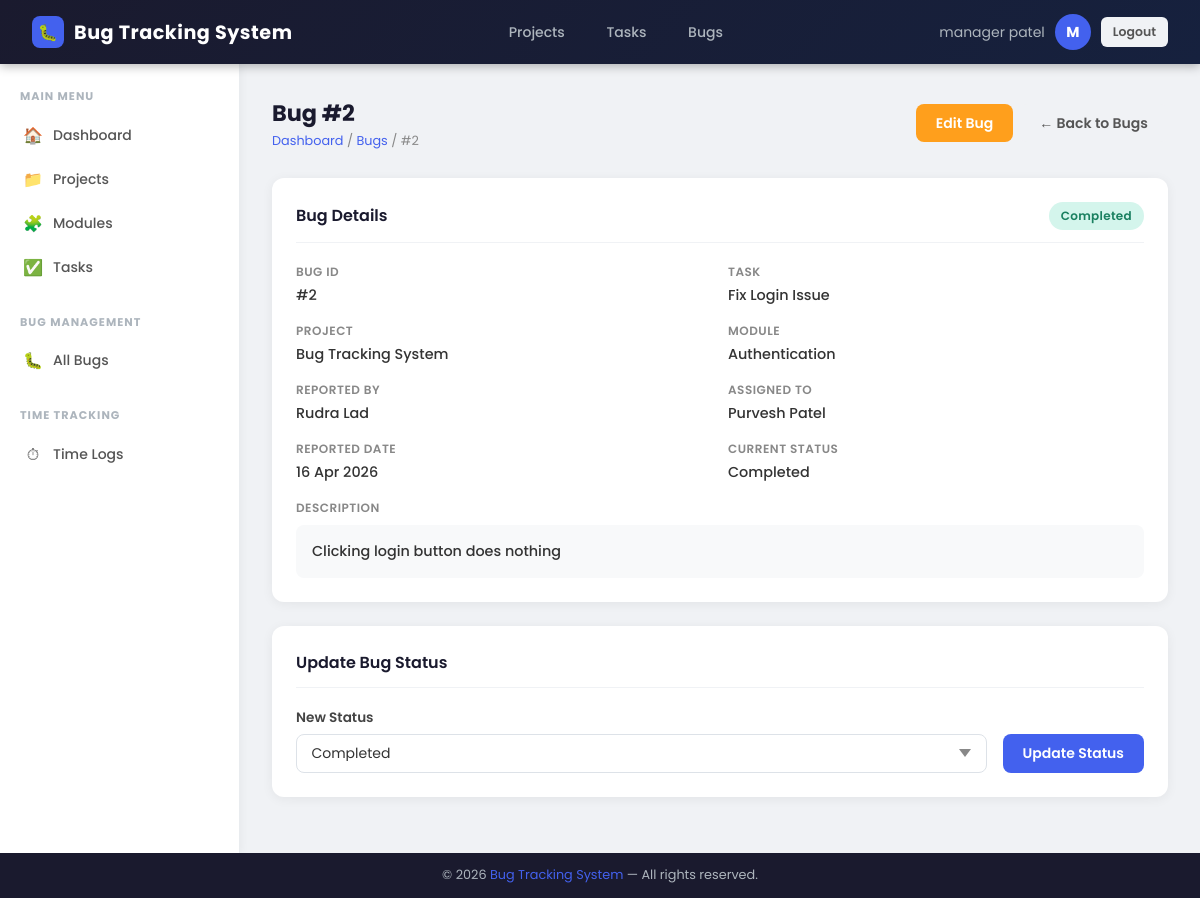
/bugs/2/detail/ (signed in), run on the app's committed database.
### core/models.py (models this page shows, shortened)
class User(AbstractBaseUser,PermissionsMixin):
    class Meta:
        permissions = [
            ('can_staff', 'Can staff'),
        ]
    groups = models.ManyToManyField(
        Group,
        verbose_name=('groups'),
        blank=True,
        help_text=('The groups this user belongs to. A user will get all permissions granted to each of their groups.'),
        related_name="core_user_set",
        related_query_name="core_user",
    )
    user_permissions = models.ManyToManyField(
        Permission,
        verbose_name=('user permissions'),
        blank=True,
        help_text=('Specific permissions for this user.'),
        related_name="core_user_set",
        related_query_name="core_user",
    )
    GENDER_CHOICES = (
        ('male',   'Male'),
        ('female', 'Female'),
    )
    role_choice = (
    ('admin', 'Admin'),
    ('manager', 'Project Manager'),
    ('developer', 'Developer'),
    ('tester', 'Tester'),
    )
    email = models.EmailField(unique=True)
    first_name = models.CharField(max_length=50, null=True, blank=True)
    last_name = models.CharField(max_length=50, null=True, blank=True)
    gender = models.CharField(max_length=10, choices=GENDER_CHOICES, null=True, blank=True)
    phone_number = models.CharField(max_length=15, null=True, blank=True)
    role = models.CharField(max_length=20,choices=role_choice,default='developer')
    is_active = models.BooleanField(default=True)
    is_staff = models.BooleanField(default=False)
    is_admin = models.BooleanField(default=False)
    created_at = models.DateTimeField(auto_now_add=True)
    updated_at = models.DateTimeField(auto_now=True)
    objects = UserManager()
    USERNAME_FIELD = 'email'
    REQUIRED_FIELDS = []
    def get_full_name(self):
        full_name = f"{self.first_name or ''} {self.last_name or ''}".strip()
        return full_name if full_name else self.email

class Bug(models.Model):
    STATUS_CHOICES = [
        ('Pending', 'Pending'),
        ('In Progress', 'In Progress'),
        ('Completed', 'Completed'),
        ('Rejected', 'Rejected'),
    ]
    task = models.ForeignKey(Task,on_delete=models.CASCADE,related_name='bugs',db_column="task_id")
    description = models.TextField()
    reported_by = models.ForeignKey(User,on_delete=models.CASCADE,related_name='reported_bugs',db_column="reported_by")
    assigned_to = models.ForeignKey(User,on_delete=models.SET_NULL,null=True, blank=True,related_name='assigned_bugs',db_column="assigned_to")
    status = models.CharField(max_length=50, choices=STATUS_CHOICES, default='Pending')
    reported_date = models.DateField(auto_now_add=True)
    class Meta:
        db_table = "bugs"

class Task(models.Model):
    STATUS_CHOICES = [
        ('Pending', 'Pending'),
        ('In Progress', 'In Progress'),
        ('Completed', 'Completed'),
        ('Rejected', 'Rejected'),
    ]
    module = models.ForeignKey(Module,on_delete=models.CASCADE,related_name='tasks',db_column="module_id")
    title = models.CharField(max_length=200)
    assigned_to = models.ForeignKey(User,on_delete=models.SET_NULL,null=True, blank=True,related_name='assigned_tasks',db_column="assigned_to")
    status = models.CharField(max_length=50, choices=STATUS_CHOICES, default='Pending')
    start_date = models.DateField(null=True, blank=True)
    end_date = models.DateField(null=True, blank=True)
    class Meta:
        db_table = "tasks"

class Module(models.Model):
    project = models.ForeignKey(Project,on_delete=models.CASCADE,related_name='modules',db_column="project_id")
    name = models.CharField(max_length=200)
    class Meta:
        db_table = "modules"

class Project(models.Model):
    name = models.CharField(max_length=200)
    description = models.TextField(null=True, blank=True)
    manager = models.ForeignKey(User,on_delete=models.CASCADE,related_name='managed_projects',db_column="manager_id")
    created_at = models.DateTimeField(auto_now_add=True)
    class Meta:
        db_table = "projects"

### dashboards/decorators.py (the view)
        def wrapper_func(request, *args, **kwargs):
            if not request.user.is_authenticated:
                return redirect("login")
            if request.user.role in allowed_roles:
                return view_func(request, *args, **kwargs)
            else:
                return render(request, "dashboards/unauthorized.html")

### bugs/views.py (called while the page is built)
@role_required(allowed_roles=['admin','manager','developer','tester'])
def bugDetailView(request, id):
    bug = get_object_or_404(Bug, id=id)
    return render(request,'bugs/bug_detail.html',{'bug':bug})

### templates/bugs/bug_detail.html (shortened to what this page needs)
{% extends 'core/base.html' %}
{% block content %}
<div class="page-header">
    <div>
        <div class="page-title">Bug #{{ bug.id }}</div>
        <div class="breadcrumb"><span>Dashboard</span> / <span>Bugs</span> / #{{ bug.id }}</div>
    </div>
    <div class="action-btns">
        {% if user.role == 'admin' or user.role == 'manager' %}
        <a href="{% url 'bug_edit' bug.id %}" class="btn btn-warning">Edit Bug</a>
        {% endif %}
        <a href="{% url 'bug_list' %}" class="btn btn-secondary">← Back to Bugs</a>
    </div>
</div>
<div class="card">
    <div class="card-header">
        <div class="card-title">Bug Details</div>
        {% if bug.status == 'Pending' %}<span class="badge badge-pending">Pending</span>
        {% elif bug.status == 'In Progress' %}<span class="badge badge-inprogress">In Progress</span>
        {% elif bug.status == 'Completed' %}<span class="badge badge-completed">Completed</span>
        {% elif bug.status == 'Rejected' %}<span class="badge badge-rejected">Rejected</span>
        {% endif %}
    </div>
    <div class="info-grid">
        <div class="info-item"><div class="info-label">Bug ID</div><div class="info-value">#{{ bug.id }}</div></div>
        <div class="info-item"><div class="info-label">Task</div><div class="info-value">{{ bug.task.title }}</div></div>
        <div class="info-item"><div class="info-label">Project</div><div class="info-value">{{ bug.task.module.project.name }}</div></div>
        <div class="info-item"><div class="info-label">Module</div><div class="info-value">{{ bug.task.module.name }}</div></div>
        <div class="info-item"><div class="info-label">Reported By</div><div class="info-value">{{ bug.reported_by.get_full_name }}</div></div>
        <div class="info-item"><div class="info-label">Assigned To</div><div class="info-value">{{ bug.assigned_to.get_full_name|default:"Unassigned" }}</div></div>
        <div class="info-item"><div class="info-label">Reported Date</div><div class="info-value">{{ bug.reported_date|date:"d M Y" }}</div></div>
        <div class="info-item"><div class="info-label">Current Status</div><div class="info-value">{{ bug.status }}</div></div>
        <div class="info-item" style="grid-column:1/-1;">
            <div class="info-label">Description</div>
            <div class="info-value" style="white-space:pre-line; background:#f8f9fa; padding:1rem; border-radius:8px; margin-top:4px;">{{ bug.description }}</div>
        </div>
    </div>
</div>
<div class="card">
    <div class="card-header"><div class="card-title">Update Bug Status</div></div>
    <form method="post" action="{% url 'bug_update_status' bug.id %}">
        <div style="display:flex; gap:1rem; align-items:flex-end; flex-wrap:wrap;">
            <div class="form-group" style="margin-bottom:0; flex:1; min-width:200px;">
                <label class="form-label" for="id_status_update">New Status</label>
                <select id="id_status_update" name="status" class="form-control">
                    <option value="Completed" {% if bug.status == 'Completed' %}selected{% endif %}>Completed</option>
                </select>
            </div>
            <div><button type="submit" class="btn btn-primary">Update Status</button></div>
        </div>
    </form>
</div>
{% endblock %}

### templates/core/base.html (shortened to what this page needs)
{% load static %}
<!DOCTYPE html>
<html lang="en">
<head>
    <link rel="stylesheet" href="{% static 'css/style.css' %}">
</head>
<body>
<nav class="navbar">
    {% if user.role == 'admin' %}
        <a href="{% url 'adminDashboard' %}" class="navbar-brand">
    {% elif user.role == 'manager' %}
        <a href="{% url 'managerDashboard' %}" class="navbar-brand">
    {% elif user.role == 'developer' %}
        <a href="{% url 'developerDashboard' %}" class="navbar-brand">
    {% elif user.role == 'tester' %}
        <a href="{% url 'testerDashboard' %}" class="navbar-brand">
    {% else %}
        <a href="{% url 'login' %}" class="navbar-brand">
    {% endif %}
        <div class="brand-icon">🐛</div>
        Bug Tracking System
    </a>
    {% if user.is_authenticated %}
    <div class="navbar-nav">
        {% if user.role == 'admin' or user.role == 'manager' %}
            <a href="{% url 'project_list' %}">Projects</a>
            <a href="{% url 'task_list' %}">Tasks</a>
        {% endif %}
        <a href="{% url 'bug_list' %}">Bugs</a>
    </div>
    <div class="navbar-user">
        <span>{{ user.get_full_name }}</span>
        <div class="avatar">{{ user.first_name|first|upper }}</div>
        <a href="{% url 'logout' %}" class="btn btn-secondary btn-sm">Logout</a>
    </div>
    {% endif %}
</nav>
<div class="layout-wrapper">
    {% if user.is_authenticated %}
    <aside class="sidebar">
        {% if user.role == 'admin' %}
        <div class="sidebar-section">
            <div class="sidebar-label">Main Menu</div>
            <nav class="sidebar-nav">
                <a href="{% url 'adminDashboard' %}">
                    <span class="nav-icon">🏠</span> Dashboard
                </a>
                <a href="{% url 'project_list' %}">
                    <span class="nav-icon">📁</span> Projects
                </a>
                <a href="{% url 'module_list' %}">
                    <span class="nav-icon">🧩</span> Modules
                </a>
                <a href="{% url 'task_list' %}">
                    <span class="nav-icon">✅</span> Tasks
                </a>
            </nav>
        </div>
        <div class="sidebar-section">
            <div class="sidebar-label">Bug Management</div>
            <nav class="sidebar-nav">
                <a href="{% url 'bug_list' %}">
                    <span class="nav-icon">🐛</span> All Bugs
                </a>
            </nav>
        </div>
        <div class="sidebar-section">
            <div class="sidebar-label">Time Tracking</div>
            <nav class="sidebar-nav">
                <a href="{% url 'timelog_list' %}">
                    <span class="nav-icon">⏱</span> Time Logs
                </a>
            </nav>
        </div>
        {% elif user.role == 'manager' %}
        <div class="sidebar-section">
            <div class="sidebar-label">Main Menu</div>
            <nav class="sidebar-nav">
                <a href="{% url 'managerDashboard' %}">
                    <span class="nav-icon">🏠</span> Dashboard
                </a>
                <a href="{% url 'project_list' %}">
                    <span class="nav-icon">📁</span> Projects
                </a>
                <a href="{% url 'module_list' %}">
                    <span class="nav-icon">🧩</span> Modules
                </a>
                <a href="{% url 'task_list' %}">
                    <span class="nav-icon">✅</span> Tasks
                </a>
            </nav>
        </div>
        <div class="sidebar-section">
            <div class="sidebar-label">Bug Management</div>
            <nav class="sidebar-nav">
                <a href="{% url 'bug_list' %}">
                    <span class="nav-icon">🐛</span> All Bugs
                </a>
            </nav>
        </div>
        <div class="sidebar-section">
            <div class="sidebar-label">Time Tracking</div>
            <nav class="sidebar-nav">
                <a href="{% url 'timelog_list' %}">
                    <span class="nav-icon">⏱</span> Time Logs
                </a>
            </nav>
        </div>
        {% endif %}
    </aside>
    {% endif %}
    <main class="main-content">
        {% block content %}{% endblock %}
    </main>
</div>
<footer class="footer">
    &copy; 2026 <span>Bug Tracking System</span> &mdash; All rights reserved.
</footer>
</body>
</html>

### data on the page
User: get_full_name "manager patel", first_name|first "M"
Bug: id "2", task "Fix Login Issue", task.module.project.name "Bug Tracking System", task.module.name "Authentication", reported_by.get_full_name "Rudra Lad", assigned_to.get_full_name "Purvesh Patel", reported_date "16 Apr 2026", status "Completed", description "Clicking login button does nothing"
